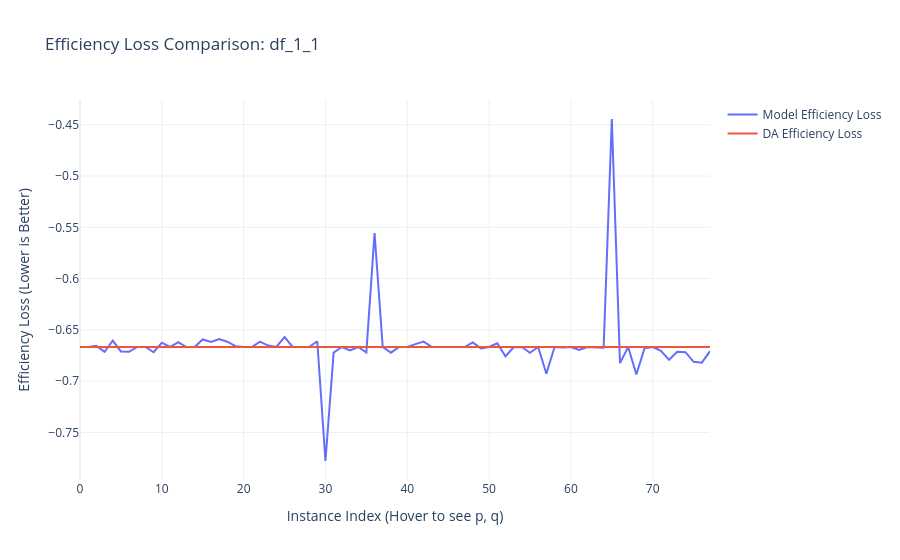
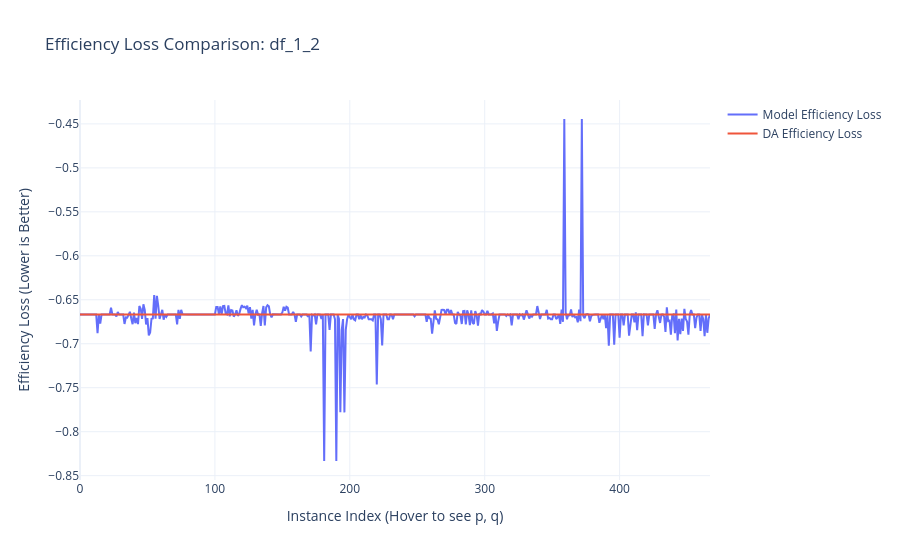
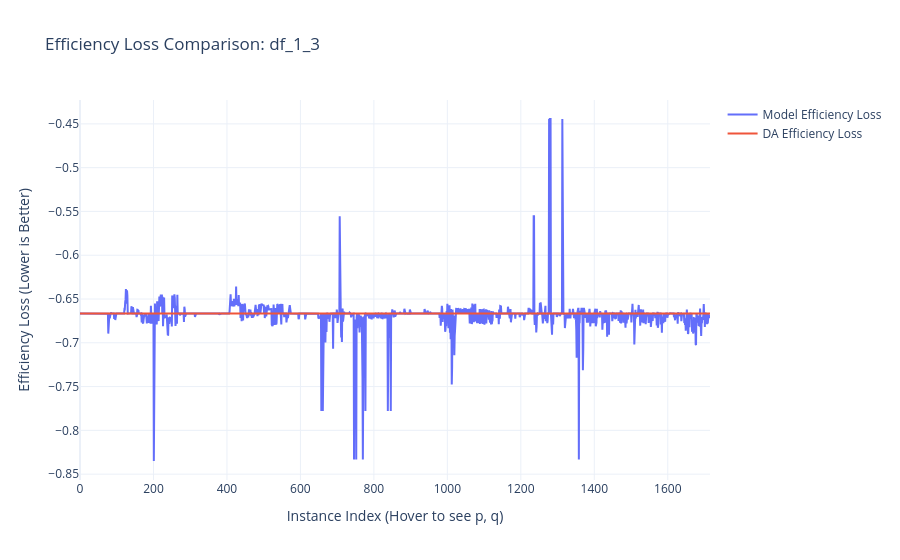
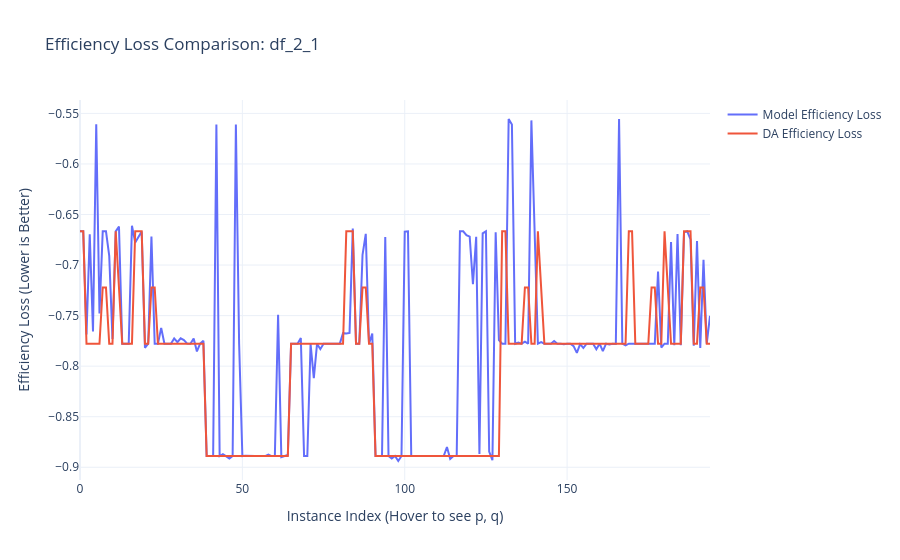

Notebook code cell kept with these figures, in order:
### Code cell
plot_efficiency_comparison(df_1_1, "df_1_1")
plot_efficiency_comparison(df_1_2, "df_1_2")
plot_efficiency_comparison(df_1_3, "df_1_3")
plot_efficiency_comparison(df_2_1, "df_2_1")
plot_efficiency_comparison(df_2_2, "df_2_2")

### Figure 1 — Plotly figure (JSON) as saved in the notebook; plotly's stock layout.template omitted (floating-point values rounded to 4 significant figures)
{"data": [{"hoverinfo": "text+y", "mode": "lines", "name": "Model Efficiency Loss", "text": ["Index: 0<br>p: [(3, 2, 1), (3, 2, 1), (3, 2, 1)]<br>q: [(3, 2, 1), (3, 2, 1), (3, 2, 1)]", "Index: 1<br>p: [(3, 2, 1), (3, 2, 1), (3, 2, 1)]<br>q: [(3, 1, 2), (3, 1, 2), (3, 1, 2)]", "Index: 2<br>p: [(3, 2, 1), (3, 2, 1), (3, 2, 1)]<br>q: [(2, 3, 1), (2, 3, 1), (2, 3, 1)]", "Index: 3<br>p: [(3, 2, 1), (3, 2, 1), (3, 2, 1)]<br>q: [(2, 1, 3), (2, 1, 3), (2, 1, 3)]", "Index: 4<br>p: [(3, 2, 1), (3, 2, 1), (3, 2, 1)]<br>q: [(1, 3, 2), (1, 3, 2), (1, 3, 2)]", "Index: 5<br>p: [(3, 2, 1), (3, 2, 1), (3, 2, 1)]<br>q: [(1, 2, 3), (1, 2, 3), (1, 2, 3)]", "Index: 6<br>p: [(3, 2, 1), (3, 2, 1), (3, 2, 1)]<br>q: [(1, 2, 2), (1, 2, 2), (1, 2, 2)]", "Index: 7<br>p: [(3, 2, 1), (3, 2, 1), (3, 2, 1)]<br>q: [(2, 1, 2), (2, 1, 2), (2, 1, 2)]", "Index: 8<br>p: [(3, 2, 1), (3, 2, 1), (3, 2, 1)]<br>q: [(2, 2, 1), (2, 2, 1), (2, 2, 1)]", "Index: 9<br>p: [(3, 2, 1), (3, 2, 1), (3, 2, 1)]<br>q: [(1, 1, 2), (1, 1, 2), (1, 1, 2)]", "Index: 10<br>p: [(3, 2, 1), (3, 2, 1), (3, 2, 1)]<br>q: [(1, 2, 1), (1, 2, 1), (1, 2, 1)]", "Index: 11<br>p: [(3, 2, 1), (3, 2, 1), (3, 2, 1)]<br>q: [(2, 1, 1), (2, 1, 1), (2, 1, 1)]", "Index: 12<br>p: [(3, 2, 1), (3, 2, 1), (3, 2, 1)]<br>q: [(1, 1, 1), (1, 1, 1), (1, 1, 1)]", "Index: 13<br>p: [(3, 1, 2), (3, 1, 2), (3, 1, 2)]<br>q: [(3, 2, 1), (3, 2, 1), (3, 2, 1)]", "Index: 14<br>p: [(3, 1, 2), (3, 1, 2), (3, 1, 2)]<br>q: [(3, 1, 2), (3, 1, 2), (3, 1, 2)]", "Index: 15<br>p: [(3, 1, 2), (3, 1, 2), (3, 1, 2)]<br>q: [(2, 3, 1), (2, 3, 1), (2, 3, 1)]", "Index: 16<br>p: [(3, 1, 2), (3, 1, 2), (3, 1, 2)]<br>q: [(2, 1, 3), (2, 1, 3), (2, 1, 3)]", "Index: 17<br>p: [(3, 1, 2), (3, 1, 2), (3, 1, 2)]<br>q: [(1, 3, 2), (1, 3, 2), (1, 3, 2)]", "Index: 18<br>p: [(3, 1, 2), (3, 1, 2), (3, 1, 2)]<br>q: [(1, 2, 3), (1, 2, 3), (1, 2, 3)]", "Index: 19<br>p: [(3, 1, 2), (3, 1, 2), (3, 1, 2)]<br>q: [(1, 2, 2), (1, 2, 2), (1, 2, 2)]", "Index: 20<br>p: [(3, 1, 2), (3, 1, 2), (3, 1, 2)]<br>q: [(2, 1, 2), (2, 1, 2), (2, 1, 2)]", "Index: 21<br>p: [(3, 1, 2), (3, 1, 2), (3, 1, 2)]<br>q: [(2, 2, 1), (2, 2, 1), (2, 2, 1)]", "Index: 22<br>p: [(3, 1, 2), (3, 1, 2), (3, 1, 2)]<br>q: [(1, 1, 2), (1, 1, 2), (1, 1, 2)]", "Index: 23<br>p: [(3, 1, 2), (3, 1, 2), (3, 1, 2)]<br>q: [(1, 2, 1), (1, 2, 1), (1, 2, 1)]", "Index: 24<br>p: [(3, 1, 2), (3, 1, 2), (3, 1, 2)]<br>q: [(2, 1, 1), (2, 1, 1), (2, 1, 1)]", "Index: 25<br>p: [(3, 1, 2), (3, 1, 2), (3, 1, 2)]<br>q: [(1, 1, 1), (1, 1, 1), (1, 1, 1)]", "Index: 26<br>p: [(2, 3, 1), (2, 3, 1), (2, 3, 1)]<br>q: [(3, 2, 1), (3, 2, 1), (3, 2, 1)]", "Index: 27<br>p: [(2, 3, 1), (2, 3, 1), (2, 3, 1)]<br>q: [(3, 1, 2), (3, 1, 2), (3, 1, 2)]", "Index: 28<br>p: [(2, 3, 1), (2, 3, 1), (2, 3, 1)]<br>q: [(2, 3, 1), (2, 3, 1), (2, 3, 1)]", "Index: 29<br>p: [(2, 3, 1), (2, 3, 1), (2, 3, 1)]<br>q: [(2, 1, 3), (2, 1, 3), (2, 1, 3)]", "Index: 30<br>p: [(2, 3, 1), (2, 3, 1), (2, 3, 1)]<br>q: [(1, 3, 2), (1, 3, 2), (1, 3, 2)]", "Index: 31<br>p: [(2, 3, 1), (2, 3, 1), (2, 3, 1)]<br>q: [(1, 2, 3), (1, 2, 3), (1, 2, 3)]", "Index: 32<br>p: [(2, 3, 1), (2, 3, 1), (2, 3, 1)]<br>q: [(1, 2, 2), (1, 2, 2), (1, 2, 2)]", "Index: 33<br>p: [(2, 3, 1), (2, 3, 1), (2, 3, 1)]<br>q: [(2, 1, 2), (2, 1, 2), (2, 1, 2)]", "Index: 34<br>p: [(2, 3, 1), (2, 3, 1), (2, 3, 1)]<br>q: [(2, 2, 1), (2, 2, 1), (2, 2, 1)]", "Index: 35<br>p: [(2, 3, 1), (2, 3, 1), (2, 3, 1)]<br>q: [(1, 1, 2), (1, 1, 2), (1, 1, 2)]", "Index: 36<br>p: [(2, 3, 1), (2, 3, 1), (2, 3, 1)]<br>q: [(1, 2, 1), (1, 2, 1), (1, 2, 1)]", "Index: 37<br>p: [(2, 3, 1), (2, 3, 1), (2, 3, 1)]<br>q: [(2, 1, 1), (2, 1, 1), (2, 1, 1)]", "Index: 38<br>p: [(2, 3, 1), (2, 3, 1), (2, 3, 1)]<br>q: [(1, 1, 1), (1, 1, 1), (1, 1, 1)]", "Index: 39<br>p: [(2, 1, 3), (2, 1, 3), (2, 1, 3)]<br>q: [(3, 2, 1), (3, 2, 1), (3, 2, 1)]", "Index: 40<br>p: [(2, 1, 3), (2, 1, 3), (2, 1, 3)]<br>q: [(3, 1, 2), (3, 1, 2), (3, 1, 2)]", "Index: 41<br>p: [(2, 1, 3), (2, 1, 3), (2, 1, 3)]<br>q: [(2, 3, 1), (2, 3, 1), (2, 3, 1)]", "Index: 42<br>p: [(2, 1, 3), (2, 1, 3), (2, 1, 3)]<br>q: [(2, 1, 3), (2, 1, 3), (2, 1, 3)]", "Index: 43<br>p: [(2, 1, 3), (2, 1, 3), (2, 1, 3)]<br>q: [(1, 3, 2), (1, 3, 2), (1, 3, 2)]", "Index: 44<br>p: [(2, 1, 3), (2, 1, 3), (2, 1, 3)]<br>q: [(1, 2, 3), (1, 2, 3), (1, 2, 3)]", "Index: 45<br>p: [(2, 1, 3), (2, 1, 3), (2, 1, 3)]<br>q: [(1, 2, 2), (1, 2, 2), (1, 2, 2)]", "Index: 46<br>p: [(2, 1, 3), (2, 1, 3), (2, 1, 3)]<br>q: [(2, 1, 2), (2, 1, 2), (2, 1, 2)]", "Index: 47<br>p: [(2, 1, 3), (2, 1, 3), (2, 1, 3)]<br>q: [(2, 2, 1), (2, 2, 1), (2, 2, 1)]", "Index: 48<br>p: [(2, 1, 3), (2, 1, 3), (2, 1, 3)]<br>q: [(1, 1, 2), (1, 1, 2), (1, 1, 2)]", "Index: 49<br>p: [(2, 1, 3), (2, 1, 3), (2, 1, 3)]<br>q: [(1, 2, 1), (1, 2, 1), (1, 2, 1)]", "Index: 50<br>p: [(2, 1, 3), (2, 1, 3), (2, 1, 3)]<br>q: [(2, 1, 1), (2, 1, 1), (2, 1, 1)]", "Index: 51<br>p: [(2, 1, 3), (2, 1, 3), (2, 1, 3)]<br>q: [(1, 1, 1), (1, 1, 1), (1, 1, 1)]", "Index: 52<br>p: [(1, 3, 2), (1, 3, 2), (1, 3, 2)]<br>q: [(3, 2, 1), (3, 2, 1), (3, 2, 1)]", "Index: 53<br>p: [(1, 3, 2), (1, 3, 2), (1, 3, 2)]<br>q: [(3, 1, 2), (3, 1, 2), (3, 1, 2)]", "Index: 54<br>p: [(1, 3, 2), (1, 3, 2), (1, 3, 2)]<br>q: [(2, 3, 1), (2, 3, 1), (2, 3, 1)]", "Index: 55<br>p: [(1, 3, 2), (1, 3, 2), (1, 3, 2)]<br>q: [(2, 1, 3), (2, 1, 3), (2, 1, 3)]", "Index: 56<br>p: [(1, 3, 2), (1, 3, 2), (1, 3, 2)]<br>q: [(1, 3, 2), (1, 3, 2), (1, 3, 2)]", "Index: 57<br>p: [(1, 3, 2), (1, 3, 2), (1, 3, 2)]<br>q: [(1, 2, 3), (1, 2, 3), (1, 2, 3)]", "Index: 58<br>p: [(1, 3, 2), (1, 3, 2), (1, 3, 2)]<br>q: [(1, 2, 2), (1, 2, 2), (1, 2, 2)]", "Index: 59<br>p: [(1, 3, 2), (1, 3, 2), (1, 3, 2)]<br>q: [(2, 1, 2), (2, 1, 2), (2, 1, 2)]", "Index: 60<br>p: [(1, 3, 2), (1, 3, 2), (1, 3, 2)]<br>q: [(2, 2, 1), (2, 2, 1), (2, 2, 1)]", "Index: 61<br>p: [(1, 3, 2), (1, 3, 2), (1, 3, 2)]<br>q: [(1, 1, 2), (1, 1, 2), (1, 1, 2)]", "Index: 62<br>p: [(1, 3, 2), (1, 3, 2), (1, 3, 2)]<br>q: [(1, 2, 1), (1, 2, 1), (1, 2, 1)]", "Index: 63<br>p: [(1, 3, 2), (1, 3, 2), (1, 3, 2)]<br>q: [(2, 1, 1), (2, 1, 1), (2, 1, 1)]", "Index: 64<br>p: [(1, 3, 2), (1, 3, 2), (1, 3, 2)]<br>q: [(1, 1, 1), (1, 1, 1), (1, 1, 1)]", "Index: 65<br>p: [(1, 2, 3), (1, 2, 3), (1, 2, 3)]<br>q: [(3, 2, 1), (3, 2, 1), (3, 2, 1)]", "Index: 66<br>p: [(1, 2, 3), (1, 2, 3), (1, 2, 3)]<br>q: [(3, 1, 2), (3, 1, 2), (3, 1, 2)]", "Index: 67<br>p: [(1, 2, 3), (1, 2, 3), (1, 2, 3)]<br>q: [(2, 3, 1), (2, 3, 1), (2, 3, 1)]", "Index: 68<br>p: [(1, 2, 3), (1, 2, 3), (1, 2, 3)]<br>q: [(2, 1, 3), (2, 1, 3), (2, 1, 3)]", "Index: 69<br>p: [(1, 2, 3), (1, 2, 3), (1, 2, 3)]<br>q: [(1, 3, 2), (1, 3, 2), (1, 3, 2)]", "Index: 70<br>p: [(1, 2, 3), (1, 2, 3), (1, 2, 3)]<br>q: [(1, 2, 3), (1, 2, 3), (1, 2, 3)]", "Index: 71<br>p: [(1, 2, 3), (1, 2, 3), (1, 2, 3)]<br>q: [(1, 2, 2), (1, 2, 2), (1, 2, 2)]", "Index: 72<br>p: [(1, 2, 3), (1, 2, 3), (1, 2, 3)]<br>q: [(2, 1, 2), (2, 1, 2), (2, 1, 2)]", "Index: 73<br>p: [(1, 2, 3), (1, 2, 3), (1, 2, 3)]<br>q: [(2, 2, 1), (2, 2, 1), (2, 2, 1)]", "Index: 74<br>p: [(1, 2, 3), (1, 2, 3), (1, 2, 3)]<br>q: [(1, 1, 2), (1, 1, 2), (1, 1, 2)]", "Index: 75<br>p: [(1, 2, 3), (1, 2, 3), (1, 2, 3)]<br>q: [(1, 2, 1), (1, 2, 1), (1, 2, 1)]", "Index: 76<br>p: [(1, 2, 3), (1, 2, 3), (1, 2, 3)]<br>q: [(2, 1, 1), (2, 1, 1), (2, 1, 1)]", "Index: 77<br>p: [(1, 2, 3), (1, 2, 3), (1, 2, 3)]<br>q: [(1, 1, 1), (1, 1, 1), (1, 1, 1)]"], "type": "scatter", "x": [0, 1, 2, 3, 4, 5, 6, 7, 8, 9, 10, 11, 12, 13, 14, 15, 16, 17, 18, 19, 20, 21, 22, 23, 24, 25, 26, 27, 28, 29, 30, 31, 32, 33, 34, 35, 36, 37, 38, 39, 40, 41, 42, 43, 44, 45, 46, 47, 48, 49, 50, 51, 52, 53, 54, 55, 56, 57, 58, 59, 60, 61, 62, 63, 64, 65, 66, 67, 68, 69, 70, 71, 72, 73, 74, 75, 76, 77], "y": [-0.6667, -0.6667, -0.6656, -0.6715, -0.6605, -0.671, -0.6713, -0.6667, -0.6667, -0.6718, -0.6624, -0.6667, -0.6619, -0.6667, -0.6667, -0.6593, -0.6618, -0.6588, -0.6615, -0.6658, -0.6667, -0.6667, -0.6615, -0.6653, -0.6667, -0.657, -0.6667, -0.6667, -0.6667, -0.6611, -0.7778, -0.6722, -0.6667, -0.6701, -0.6667, -0.672, -0.5556, -0.6667, -0.6722, -0.6667, -0.6667, -0.6639, -0.6614, -0.6667, -0.6667, -0.6663, -0.6667, -0.6667, -0.6621, -0.668, -0.6667, -0.6631, -0.6757, -0.667, -0.6667, -0.6722, -0.6667, -0.6928, -0.6667, -0.6672, -0.6667, -0.6695, -0.6667, -0.6667, -0.6672, -0.4444, -0.6824, -0.6667, -0.6935, -0.6679, -0.6667, -0.6703, -0.6791, -0.6714, -0.6717, -0.6811, -0.6819, -0.6707]}, {"hoverinfo": "text+y", "mode": "lines", "name": "DA Efficiency Loss", "text": ["Index: 0<br>p: [(3, 2, 1), (3, 2, 1), (3, 2, 1)]<br>q: [(3, 2, 1), (3, 2, 1), (3, 2, 1)]", "Index: 1<br>p: [(3, 2, 1), (3, 2, 1), (3, 2, 1)]<br>q: [(3, 1, 2), (3, 1, 2), (3, 1, 2)]", "Index: 2<br>p: [(3, 2, 1), (3, 2, 1), (3, 2, 1)]<br>q: [(2, 3, 1), (2, 3, 1), (2, 3, 1)]", "Index: 3<br>p: [(3, 2, 1), (3, 2, 1), (3, 2, 1)]<br>q: [(2, 1, 3), (2, 1, 3), (2, 1, 3)]", "Index: 4<br>p: [(3, 2, 1), (3, 2, 1), (3, 2, 1)]<br>q: [(1, 3, 2), (1, 3, 2), (1, 3, 2)]", "Index: 5<br>p: [(3, 2, 1), (3, 2, 1), (3, 2, 1)]<br>q: [(1, 2, 3), (1, 2, 3), (1, 2, 3)]", "Index: 6<br>p: [(3, 2, 1), (3, 2, 1), (3, 2, 1)]<br>q: [(1, 2, 2), (1, 2, 2), (1, 2, 2)]", "Index: 7<br>p: [(3, 2, 1), (3, 2, 1), (3, 2, 1)]<br>q: [(2, 1, 2), (2, 1, 2), (2, 1, 2)]", "Index: 8<br>p: [(3, 2, 1), (3, 2, 1), (3, 2, 1)]<br>q: [(2, 2, 1), (2, 2, 1), (2, 2, 1)]", "Index: 9<br>p: [(3, 2, 1), (3, 2, 1), (3, 2, 1)]<br>q: [(1, 1, 2), (1, 1, 2), (1, 1, 2)]", "Index: 10<br>p: [(3, 2, 1), (3, 2, 1), (3, 2, 1)]<br>q: [(1, 2, 1), (1, 2, 1), (1, 2, 1)]", "Index: 11<br>p: [(3, 2, 1), (3, 2, 1), (3, 2, 1)]<br>q: [(2, 1, 1), (2, 1, 1), (2, 1, 1)]", "Index: 12<br>p: [(3, 2, 1), (3, 2, 1), (3, 2, 1)]<br>q: [(1, 1, 1), (1, 1, 1), (1, 1, 1)]", "Index: 13<br>p: [(3, 1, 2), (3, 1, 2), (3, 1, 2)]<br>q: [(3, 2, 1), (3, 2, 1), (3, 2, 1)]", "Index: 14<br>p: [(3, 1, 2), (3, 1, 2), (3, 1, 2)]<br>q: [(3, 1, 2), (3, 1, 2), (3, 1, 2)]", "Index: 15<br>p: [(3, 1, 2), (3, 1, 2), (3, 1, 2)]<br>q: [(2, 3, 1), (2, 3, 1), (2, 3, 1)]", "Index: 16<br>p: [(3, 1, 2), (3, 1, 2), (3, 1, 2)]<br>q: [(2, 1, 3), (2, 1, 3), (2, 1, 3)]", "Index: 17<br>p: [(3, 1, 2), (3, 1, 2), (3, 1, 2)]<br>q: [(1, 3, 2), (1, 3, 2), (1, 3, 2)]", "Index: 18<br>p: [(3, 1, 2), (3, 1, 2), (3, 1, 2)]<br>q: [(1, 2, 3), (1, 2, 3), (1, 2, 3)]", "Index: 19<br>p: [(3, 1, 2), (3, 1, 2), (3, 1, 2)]<br>q: [(1, 2, 2), (1, 2, 2), (1, 2, 2)]", "Index: 20<br>p: [(3, 1, 2), (3, 1, 2), (3, 1, 2)]<br>q: [(2, 1, 2), (2, 1, 2), (2, 1, 2)]", "Index: 21<br>p: [(3, 1, 2), (3, 1, 2), (3, 1, 2)]<br>q: [(2, 2, 1), (2, 2, 1), (2, 2, 1)]", "Index: 22<br>p: [(3, 1, 2), (3, 1, 2), (3, 1, 2)]<br>q: [(1, 1, 2), (1, 1, 2), (1, 1, 2)]", "Index: 23<br>p: [(3, 1, 2), (3, 1, 2), (3, 1, 2)]<br>q: [(1, 2, 1), (1, 2, 1), (1, 2, 1)]", "Index: 24<br>p: [(3, 1, 2), (3, 1, 2), (3, 1, 2)]<br>q: [(2, 1, 1), (2, 1, 1), (2, 1, 1)]", "Index: 25<br>p: [(3, 1, 2), (3, 1, 2), (3, 1, 2)]<br>q: [(1, 1, 1), (1, 1, 1), (1, 1, 1)]", "Index: 26<br>p: [(2, 3, 1), (2, 3, 1), (2, 3, 1)]<br>q: [(3, 2, 1), (3, 2, 1), (3, 2, 1)]", "Index: 27<br>p: [(2, 3, 1), (2, 3, 1), (2, 3, 1)]<br>q: [(3, 1, 2), (3, 1, 2), (3, 1, 2)]", "Index: 28<br>p: [(2, 3, 1), (2, 3, 1), (2, 3, 1)]<br>q: [(2, 3, 1), (2, 3, 1), (2, 3, 1)]", "Index: 29<br>p: [(2, 3, 1), (2, 3, 1), (2, 3, 1)]<br>q: [(2, 1, 3), (2, 1, 3), (2, 1, 3)]", "Index: 30<br>p: [(2, 3, 1), (2, 3, 1), (2, 3, 1)]<br>q: [(1, 3, 2), (1, 3, 2), (1, 3, 2)]", "Index: 31<br>p: [(2, 3, 1), (2, 3, 1), (2, 3, 1)]<br>q: [(1, 2, 3), (1, 2, 3), (1, 2, 3)]", "Index: 32<br>p: [(2, 3, 1), (2, 3, 1), (2, 3, 1)]<br>q: [(1, 2, 2), (1, 2, 2), (1, 2, 2)]", "Index: 33<br>p: [(2, 3, 1), (2, 3, 1), (2, 3, 1)]<br>q: [(2, 1, 2), (2, 1, 2), (2, 1, 2)]", "Index: 34<br>p: [(2, 3, 1), (2, 3, 1), (2, 3, 1)]<br>q: [(2, 2, 1), (2, 2, 1), (2, 2, 1)]", "Index: 35<br>p: [(2, 3, 1), (2, 3, 1), (2, 3, 1)]<br>q: [(1, 1, 2), (1, 1, 2), (1, 1, 2)]", "Index: 36<br>p: [(2, 3, 1), (2, 3, 1), (2, 3, 1)]<br>q: [(1, 2, 1), (1, 2, 1), (1, 2, 1)]", "Index: 37<br>p: [(2, 3, 1), (2, 3, 1), (2, 3, 1)]<br>q: [(2, 1, 1), (2, 1, 1), (2, 1, 1)]", "Index: 38<br>p: [(2, 3, 1), (2, 3, 1), (2, 3, 1)]<br>q: [(1, 1, 1), (1, 1, 1), (1, 1, 1)]", "Index: 39<br>p: [(2, 1, 3), (2, 1, 3), (2, 1, 3)]<br>q: [(3, 2, 1), (3, 2, 1), (3, 2, 1)]", "Index: 40<br>p: [(2, 1, 3), (2, 1, 3), (2, 1, 3)]<br>q: [(3, 1, 2), (3, 1, 2), (3, 1, 2)]", "Index: 41<br>p: [(2, 1, 3), (2, 1, 3), (2, 1, 3)]<br>q: [(2, 3, 1), (2, 3, 1), (2, 3, 1)]", "Index: 42<br>p: [(2, 1, 3), (2, 1, 3), (2, 1, 3)]<br>q: [(2, 1, 3), (2, 1, 3), (2, 1, 3)]", "Index: 43<br>p: [(2, 1, 3), (2, 1, 3), (2, 1, 3)]<br>q: [(1, 3, 2), (1, 3, 2), (1, 3, 2)]", "Index: 44<br>p: [(2, 1, 3), (2, 1, 3), (2, 1, 3)]<br>q: [(1, 2, 3), (1, 2, 3), (1, 2, 3)]", "Index: 45<br>p: [(2, 1, 3), (2, 1, 3), (2, 1, 3)]<br>q: [(1, 2, 2), (1, 2, 2), (1, 2, 2)]", "Index: 46<br>p: [(2, 1, 3), (2, 1, 3), (2, 1, 3)]<br>q: [(2, 1, 2), (2, 1, 2), (2, 1, 2)]", "Index: 47<br>p: [(2, 1, 3), (2, 1, 3), (2, 1, 3)]<br>q: [(2, 2, 1), (2, 2, 1), (2, 2, 1)]", "Index: 48<br>p: [(2, 1, 3), (2, 1, 3), (2, 1, 3)]<br>q: [(1, 1, 2), (1, 1, 2), (1, 1, 2)]", "Index: 49<br>p: [(2, 1, 3), (2, 1, 3), (2, 1, 3)]<br>q: [(1, 2, 1), (1, 2, 1), (1, 2, 1)]", "Index: 50<br>p: [(2, 1, 3), (2, 1, 3), (2, 1, 3)]<br>q: [(2, 1, 1), (2, 1, 1), (2, 1, 1)]", "Index: 51<br>p: [(2, 1, 3), (2, 1, 3), (2, 1, 3)]<br>q: [(1, 1, 1), (1, 1, 1), (1, 1, 1)]", "Index: 52<br>p: [(1, 3, 2), (1, 3, 2), (1, 3, 2)]<br>q: [(3, 2, 1), (3, 2, 1), (3, 2, 1)]", "Index: 53<br>p: [(1, 3, 2), (1, 3, 2), (1, 3, 2)]<br>q: [(3, 1, 2), (3, 1, 2), (3, 1, 2)]", "Index: 54<br>p: [(1, 3, 2), (1, 3, 2), (1, 3, 2)]<br>q: [(2, 3, 1), (2, 3, 1), (2, 3, 1)]", "Index: 55<br>p: [(1, 3, 2), (1, 3, 2), (1, 3, 2)]<br>q: [(2, 1, 3), (2, 1, 3), (2, 1, 3)]", "Index: 56<br>p: [(1, 3, 2), (1, 3, 2), (1, 3, 2)]<br>q: [(1, 3, 2), (1, 3, 2), (1, 3, 2)]", "Index: 57<br>p: [(1, 3, 2), (1, 3, 2), (1, 3, 2)]<br>q: [(1, 2, 3), (1, 2, 3), (1, 2, 3)]", "Index: 58<br>p: [(1, 3, 2), (1, 3, 2), (1, 3, 2)]<br>q: [(1, 2, 2), (1, 2, 2), (1, 2, 2)]", "Index: 59<br>p: [(1, 3, 2), (1, 3, 2), (1, 3, 2)]<br>q: [(2, 1, 2), (2, 1, 2), (2, 1, 2)]", "Index: 60<br>p: [(1, 3, 2), (1, 3, 2), (1, 3, 2)]<br>q: [(2, 2, 1), (2, 2, 1), (2, 2, 1)]", "Index: 61<br>p: [(1, 3, 2), (1, 3, 2), (1, 3, 2)]<br>q: [(1, 1, 2), (1, 1, 2), (1, 1, 2)]", "Index: 62<br>p: [(1, 3, 2), (1, 3, 2), (1, 3, 2)]<br>q: [(1, 2, 1), (1, 2, 1), (1, 2, 1)]", "Index: 63<br>p: [(1, 3, 2), (1, 3, 2), (1, 3, 2)]<br>q: [(2, 1, 1), (2, 1, 1), (2, 1, 1)]", "Index: 64<br>p: [(1, 3, 2), (1, 3, 2), (1, 3, 2)]<br>q: [(1, 1, 1), (1, 1, 1), (1, 1, 1)]", "Index: 65<br>p: [(1, 2, 3), (1, 2, 3), (1, 2, 3)]<br>q: [(3, 2, 1), (3, 2, 1), (3, 2, 1)]", "Index: 66<br>p: [(1, 2, 3), (1, 2, 3), (1, 2, 3)]<br>q: [(3, 1, 2), (3, 1, 2), (3, 1, 2)]", "Index: 67<br>p: [(1, 2, 3), (1, 2, 3), (1, 2, 3)]<br>q: [(2, 3, 1), (2, 3, 1), (2, 3, 1)]", "Index: 68<br>p: [(1, 2, 3), (1, 2, 3), (1, 2, 3)]<br>q: [(2, 1, 3), (2, 1, 3), (2, 1, 3)]", "Index: 69<br>p: [(1, 2, 3), (1, 2, 3), (1, 2, 3)]<br>q: [(1, 3, 2), (1, 3, 2), (1, 3, 2)]", "Index: 70<br>p: [(1, 2, 3), (1, 2, 3), (1, 2, 3)]<br>q: [(1, 2, 3), (1, 2, 3), (1, 2, 3)]", "Index: 71<br>p: [(1, 2, 3), (1, 2, 3), (1, 2, 3)]<br>q: [(1, 2, 2), (1, 2, 2), (1, 2, 2)]", "Index: 72<br>p: [(1, 2, 3), (1, 2, 3), (1, 2, 3)]<br>q: [(2, 1, 2), (2, 1, 2), (2, 1, 2)]", "Index: 73<br>p: [(1, 2, 3), (1, 2, 3), (1, 2, 3)]<br>q: [(2, 2, 1), (2, 2, 1), (2, 2, 1)]", "Index: 74<br>p: [(1, 2, 3), (1, 2, 3), (1, 2, 3)]<br>q: [(1, 1, 2), (1, 1, 2), (1, 1, 2)]", "Index: 75<br>p: [(1, 2, 3), (1, 2, 3), (1, 2, 3)]<br>q: [(1, 2, 1), (1, 2, 1), (1, 2, 1)]", "Index: 76<br>p: [(1, 2, 3), (1, 2, 3), (1, 2, 3)]<br>q: [(2, 1, 1), (2, 1, 1), (2, 1, 1)]", "Index: 77<br>p: [(1, 2, 3), (1, 2, 3), (1, 2, 3)]<br>q: [(1, 1, 1), (1, 1, 1), (1, 1, 1)]"], "type": "scatter", "x": [0, 1, 2, 3, 4, 5, 6, 7, 8, 9, 10, 11, 12, 13, 14, 15, 16, 17, 18, 19, 20, 21, 22, 23, 24, 25, 26, 27, 28, 29, 30, 31, 32, 33, 34, 35, 36, 37, 38, 39, 40, 41, 42, 43, 44, 45, 46, 47, 48, 49, 50, 51, 52, 53, 54, 55, 56, 57, 58, 59, 60, 61, 62, 63, 64, 65, 66, 67, 68, 69, 70, 71, 72, 73, 74, 75, 76, 77], "y": [-0.6667, -0.6667, -0.6667, -0.6667, -0.6667, -0.6667, -0.6667, -0.6667, -0.6667, -0.6667, -0.6667, -0.6667, -0.6667, -0.6667, -0.6667, -0.6667, -0.6667, -0.6667, -0.6667, -0.6667, -0.6667, -0.6667, -0.6667, -0.6667, -0.6667, -0.6667, -0.6667, -0.6667, -0.6667, -0.6667, -0.6667, -0.6667, -0.6667, -0.6667, -0.6667, -0.6667, -0.6667, -0.6667, -0.6667, -0.6667, -0.6667, -0.6667, -0.6667, -0.6667, -0.6667, -0.6667, -0.6667, -0.6667, -0.6667, -0.6667, -0.6667, -0.6667, -0.6667, -0.6667, -0.6667, -0.6667, -0.6667, -0.6667, -0.6667, -0.6667, -0.6667, -0.6667, -0.6667, -0.6667, -0.6667, -0.6667, -0.6667, -0.6667, -0.6667, -0.6667, -0.6667, -0.6667, -0.6667, -0.6667, -0.6667, -0.6667, -0.6667, -0.6667]}], "layout": {"hovermode": "closest", "title": {"text": "Efficiency Loss Comparison: df_1_1"}, "xaxis": {"title": {"text": "Instance Index (Hover to see p, q)"}}, "yaxis": {"title": {"text": "Efficiency Loss (Lower is Better)"}}}}

### Figure 2 — Plotly figure (JSON) as saved in the notebook; plotly's stock layout.template omitted (floating-point values rounded to 4 significant figures; data arrays with more than 128 entries replaced by an {"elided": "..."} marker saying what was removed)
{"data": [{"hoverinfo": "text+y", "mode": "lines", "name": "Model Efficiency Loss", "text": {"elided": "468 str values"}, "type": "scatter", "x": {"elided": "468 int values"}, "y": {"elided": "468 float values"}}, {"hoverinfo": "text+y", "mode": "lines", "name": "DA Efficiency Loss", "text": {"elided": "468 str values"}, "type": "scatter", "x": {"elided": "468 int values"}, "y": {"elided": "468 float values"}}], "layout": {"hovermode": "closest", "title": {"text": "Efficiency Loss Comparison: df_1_2"}, "xaxis": {"title": {"text": "Instance Index (Hover to see p, q)"}}, "yaxis": {"title": {"text": "Efficiency Loss (Lower is Better)"}}}}

### Figure 3 — Plotly figure (JSON) as saved in the notebook; plotly's stock layout.template omitted (floating-point values rounded to 4 significant figures; data arrays with more than 128 entries replaced by an {"elided": "..."} marker saying what was removed)
{"data": [{"hoverinfo": "text+y", "mode": "lines", "name": "Model Efficiency Loss", "text": {"elided": "1716 str values"}, "type": "scatter", "x": {"elided": "1716 int values"}, "y": {"elided": "1716 float values"}}, {"hoverinfo": "text+y", "mode": "lines", "name": "DA Efficiency Loss", "text": {"elided": "1716 str values"}, "type": "scatter", "x": {"elided": "1716 int values"}, "y": {"elided": "1716 float values"}}], "layout": {"hovermode": "closest", "title": {"text": "Efficiency Loss Comparison: df_1_3"}, "xaxis": {"title": {"text": "Instance Index (Hover to see p, q)"}}, "yaxis": {"title": {"text": "Efficiency Loss (Lower is Better)"}}}}

### Figure 4 — Plotly figure (JSON) as saved in the notebook; plotly's stock layout.template omitted (floating-point values rounded to 4 significant figures; data arrays with more than 128 entries replaced by an {"elided": "..."} marker saying what was removed)
{"data": [{"hoverinfo": "text+y", "mode": "lines", "name": "Model Efficiency Loss", "text": {"elided": "195 str values"}, "type": "scatter", "x": {"elided": "195 int values"}, "y": {"elided": "195 float values"}}, {"hoverinfo": "text+y", "mode": "lines", "name": "DA Efficiency Loss", "text": {"elided": "195 str values"}, "type": "scatter", "x": {"elided": "195 int values"}, "y": {"elided": "195 float values"}}], "layout": {"hovermode": "closest", "title": {"text": "Efficiency Loss Comparison: df_2_1"}, "xaxis": {"title": {"text": "Instance Index (Hover to see p, q)"}}, "yaxis": {"title": {"text": "Efficiency Loss (Lower is Better)"}}}}
